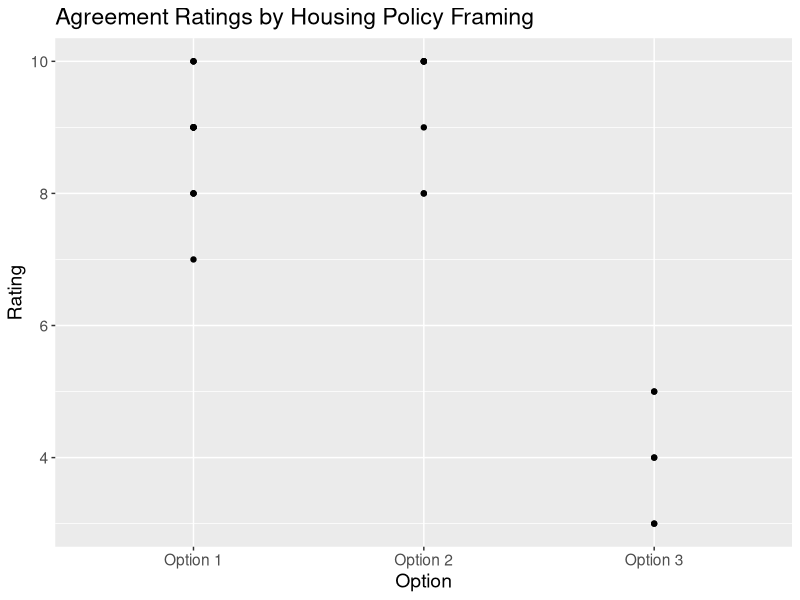
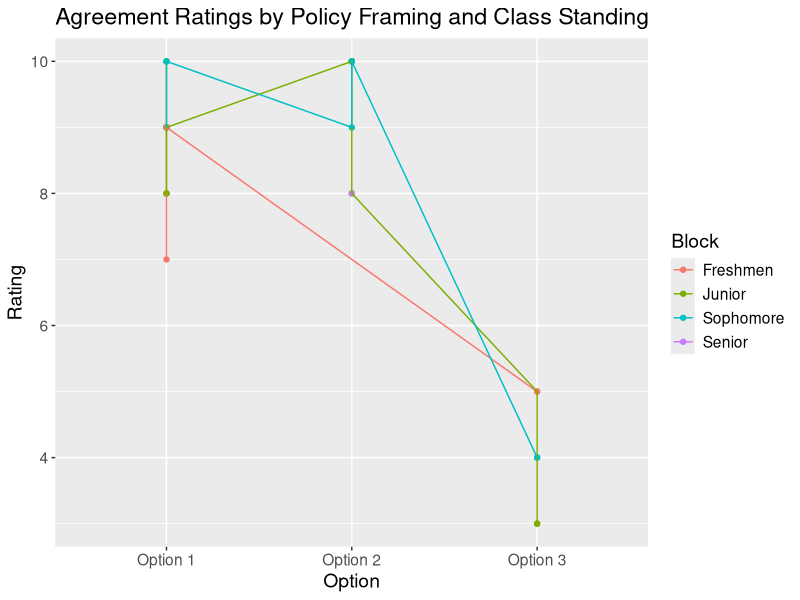

The R source for these figures, in order:
# =====================================================
# Framing Effects in Student Housing Policy
# Experimental Design & ANOVA Analysis
# Author: Diti Shashidhar
# =====================================================


# ===============================
# Load libraries
# ===============================
library(dplyr)
library(ggplot2)


# ===============================
# Load data
# ===============================
housing_data <- read.csv(
  "survey_data.csv",
  stringsAsFactors = TRUE
)


# ===============================
# Data preparation
# ===============================

# Option 1: Neutral framing
option1_data <- housing_data %>%
  filter(Versions == "Option 1") %>%
  select(Block = block1, Rating = FOI1) %>%
  mutate(Option = "Option 1")

# Option 2: Emphasizing student benefit
option2_data <- housing_data %>%
  filter(Versions == "Option 2") %>%
  select(Block = block2, Rating = FOI2) %>%
  mutate(Option = "Option 2")

# Option 3: Emphasizing resource constraints
option3_data <- housing_data %>%
  filter(Versions == "Option 3") %>%
  select(Block = block3, Rating = FOI3) %>%
  mutate(Option = "Option 3")

# Combine all options into one dataset
stacked_data <- bind_rows(option1_data, option2_data, option3_data)

# Ensure consistent factor ordering
stacked_data$Option <- factor(
  stacked_data$Option,
  levels = c("Option 1", "Option 2", "Option 3")
)


# ===============================
# Summary statistics
# ===============================
summary_stats <- stacked_data %>%
  group_by(Block) %>%
  summarize(
    mean_rating = mean(Rating),
    variance = var(Rating),
    n = n()
  )

print(summary_stats)


# ===============================
# Sample size / power analysis
# ===============================

group_means <- c(7.00, 7.93, 8.25, 8.00)

# Best-case within-group variance
power.anova.test(
  groups = length(group_means),
  between.var = var(group_means),
  within.var = 4,
  power = 0.8,
  sig.level = 0.05
)

# Worst-case within-group variance
power.anova.test(
  groups = length(group_means),
  between.var = var(group_means),
  within.var = 8,
  power = 0.8,
  sig.level = 0.05
)


# ===============================
# Visualization
# ===============================

# Agreement ratings by policy framing
p1 <- ggplot(stacked_data, aes(x = Option, y = Rating)) +
  geom_point() +
  ggtitle("Agreement Ratings by Housing Policy Framing") +
  theme(text = element_text(size = 14))

ggsave(
  filename = "figures/ratings_by_option.png",
  plot = p1,
  width = 7,
  height = 5
)

# Agreement ratings by framing and class standing
p2 <- ggplot(
  stacked_data,
  aes(x = Option, y = Rating, group = Block, color = Block)
) +
  geom_point() +
  geom_line() +
  ggtitle("Agreement Ratings by Policy Framing and Class Standing") +
  theme(text = element_text(size = 14))

ggsave(
  filename = "figures/ratings_by_option_and_class.png",
  plot = p2,
  width = 7,
  height = 5
)


# ===============================
# Statistical analysis
# ===============================

# ANOVA with blocking on class standing
fit <- aov(Rating ~ Option + Block, data = stacked_data)
anova_results <- summary(fit)

print(anova_results)

# Interpretation:
# - Policy framing (Option) shows a statistically significant effect on agreement ratings.
# - Class standing (Block) does not show a statistically significant effect.
